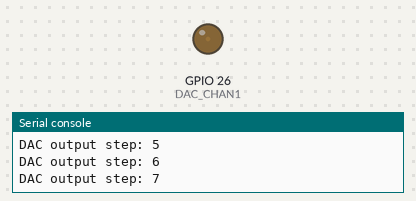
Recording of a program running on a simulated ESP32 board running MicroPython. Shown: output pins drawn as LEDs (lit = HIGH), the last lines printed to the serial console. Random numbers come from a fixed seed.

Above: at 0.15 s.
At 2.89 s:
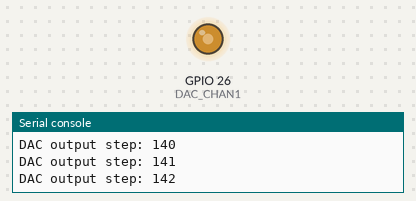
At 5.02 s:
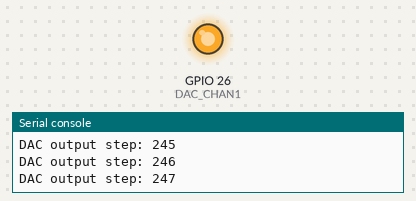
At 35.2 s:
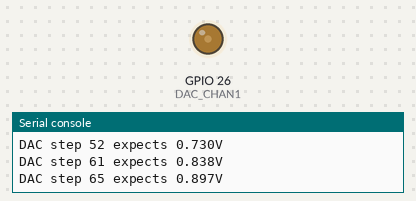
Timing chart, 0 to 36.7 s (numbered marks = the images above):
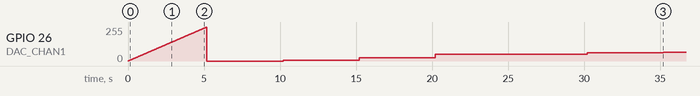

The program:

example.py
```python
#Tested on ESP32-WROOM-32D running ESP32_GENERIC-20250809-v1.26.0.bin

import utime
import random
from machine import Pin, DAC
from esp32_dac import esp32_dac # dictionary {step:volt} {int:float}

DAC_CHAN1 = Pin(26)
#DAC_CHAN2 = Pin(25)

# Initialise the DAC
dac = DAC(DAC_CHAN1)

# Cycle output voltage from min to max
for step in range(0,256):
    print(f"DAC output step: {step}")
    dac.write(step)
    utime.sleep(0.02)

# Verify step voltages
print("Running random DAC step checks, verify with instrument")
step = 0
while (step<=255):
    print(f"DAC step {step} expects {esp32_dac[step]:.3f}V")
    dac.write(step)
    utime.sleep(5)
    step += random.randint(1,25)

# Hit a target voltage with DAC
target_voltage = 1.45

# Invert the dictionary so we can search voltages for the step needed
esp32_dac_inverted = {value: key for key, value in esp32_dac.items()} # type {voltage:step}

# Find the closest voltage match in available DAC voltages
closest_key = min(esp32_dac_inverted.keys(), key=lambda key: abs(key - target_voltage))

# Equate this to the step
step = esp32_dac_inverted[closest_key]

# Set the DAC
dac.write(step)
print(f"Target voltage: {target_voltage}V DAC step: {step} DAC volt: {esp32_dac[step]}V ABS Error: {abs(target_voltage - esp32_dac[step])}")

# *** WARNING ***
# Don't forget to power cycle device if you need to rerun or do a machine.reset()
# This is a problem as DAC channel can't be reinitialised presently in Micropython code
```

esp32_dac.py
```python
# Dictionary of experimentally measured 8 bit DAC measurements from ESP32-VROOM of type {step:voltage}
esp32_dac = {
0:0.114,
1:0.126,
2:0.138,
3:0.150,
4:0.160,
5:0.172,
6:0.173,
7:0.197,
8:0.21,
9:0.222,
10:0.234,
11:0.246,
12:0.256,
13:0.268,
14:0.28,
15:0.292,
16:0.302,
17:0.314,
18:0.326,
19:0.338,
20:0.348,
21:0.361,
22:0.373,
23:0.385,
24:0.398,
25:0.410,
26:0.422,
27:0.434,
28:0.445,
29:0.456,
30:0.468,
31:0.480,
32:0.496,
33:0.507,
34:0.520,
35:0.531,
36:0.542,
37:0.554,
38:0.566,
39:0.578,
40:0.591,
41:0.603,
42:0.615,
43:0.627,
44:0.638,
45:0.650,
46:0.662,
47:0.674,
48:0.683,
49:0.695,
50:0.707,
51:0.719,
52:0.730,
53:0.742,
54:0.754,
55:0.766,
56:0.779,
57:0.791,
58:0.803,
59:0.815,
60:0.826,
61:0.838,
62:0.850,
63:0.862,
64:0.885,
65:0.897,
66:0.909,
67:0.921,
68:0.931,
69:0.943,
70:0.956,
71:0.967,
72:0.980,
73:0.993,
74:1.005,
75:1.017,
76:1.027,
77:1.039,
78:1.051,
79:1.063,
80:1.073,
81:1.085,
82:1.097,
83:1.109,
84:1.119,
85:1.131,
86:1.143,
87:1.155,
88:1.168,
89:1.180,
90:1.193,
91:1.204,
92:1.215,
93:1.227,
94:1.239,
95:1.251,
96:1.266,
97:1.278,
98:1.290,
99:1.302,
100:1.313,
101:1.325,
102:1.337,
103:1.349,
104:1.362,
105:1.374,
106:1.386,
107:1.398,
108:1.409,
109:1.421,
110:1.433,
111:1.445,
112:1.454,
113:1.466,
114:1.478,
115:1.490,
116:1.501,
117:1.513,
118:1.525,
119:1.537,
120:1.550,
121:1.562,
122:1.574,
123:1.586,
124:1.596,
125:1.608,
126:1.620,
127:1.632,
128:1.653,
129:1.665,
130:1.677,
131:1.689,
132:1.700,
133:1.712,
134:1.724,
135:1.736,
136:1.749,
137:1.761,
138:1.773,
139:1.785,
140:1.795,
141:1.808,
142:1.820,
143:1.832,
144:1.842,
145:1.853,
146:1.865,
147:1.877,
148:1.888,
149:1.900,
150:1.912,
151:1.924,
152:1.937,
153:1.949,
154:1.961,
155:1.973,
156:1.983,
157:1.995,
158:2.008,
159:2.020,
160:2.035,
161:2.047,
162:2.059,
163:2.071,
164:2.081,
165:2.094,
166:2.106,
167:2.118,
168:2.131,
169:2.143,
170:2.155,
171:2.167,
172:2.177,
173:2.189,
174:2.202,
175:2.214,
176:2.223,
177:2.235,
178:2.247,
179:2.259,
180:2.270,
181:2.282,
182:2.294,
183:2.306,
184:2.319,
185:2.331,
186:2.343,
187:2.355,
188:2.365,
189:2.378,
190:2.390,
191:2.402,
192:2.425,
193:2.437,
194:2.449,
195:2.461,
196:2.471,
197:2.483,
198:2.495,
199:2.508,
200:2.521,
201:2.533,
202:2.545,
203:2.557,
204:2.567,
205:2.579,
206:2.591,
207:2.603,
208:2.613,
209:2.625,
210:2.637,
211:2.649,
212:2.659,
213:2.671,
214:2.683,
215:2.695,
216:2.708,
217:2.721,
218:2.733,
219:2.745,
220:2.755,
221:2.767,
222:2.779,
223:2.791,
224:2.806,
225:2.818,
226:2.830,
227:2.842,
228:2.853,
229:2.865,
230:2.877,
231:2.889,
232:2.902,
233:2.914,
234:2.926,
235:2.938,
236:2.949,
237:2.961,
238:2.973,
239:2.985,
240:2.994,
241:3.006,
242:3.018,
243:3.030,
244:3.041,
245:3.052,
246:3.064,
247:3.077,
248:3.089,
249:3.101,
250:3.113,
251:3.125,
252:3.136,
253:3.147,
254:3.159,
255:3.171,
}
```
